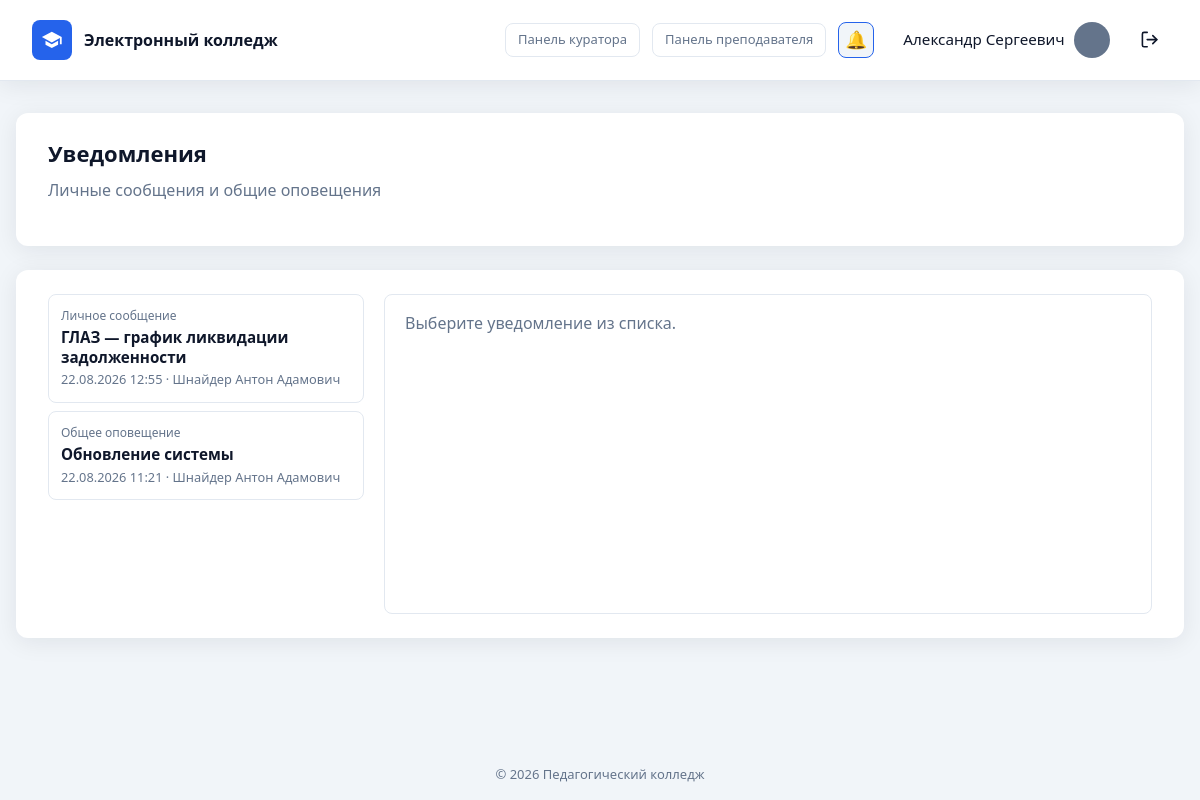
Before: /notifications.php (signed in) with the older database file.
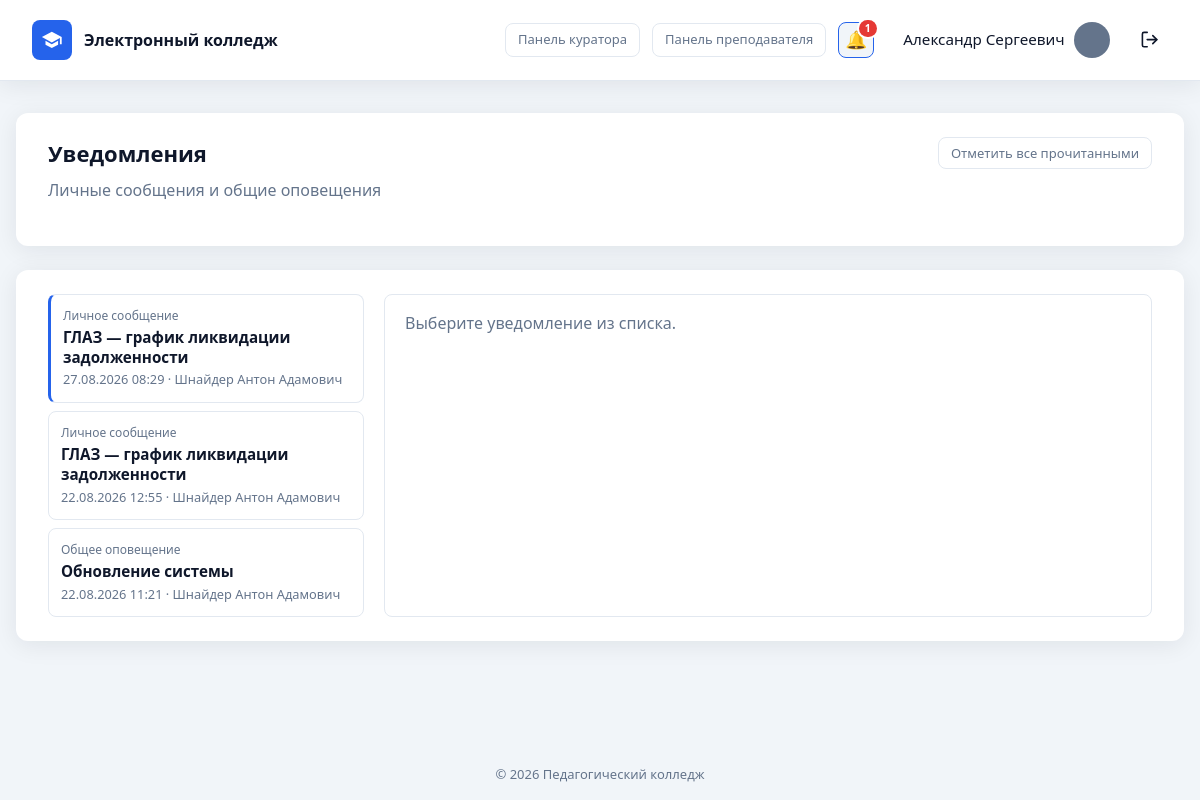
After: the same page with the newer database file.
### tables this page shows
CREATE TABLE `notification_reads` (
  `id` int UNSIGNED NOT NULL,
  `notification_id` int UNSIGNED NOT NULL,
  `user_id` int UNSIGNED NOT NULL,
  `read_at` datetime NOT NULL DEFAULT CURRENT_TIMESTAMP
);

CREATE TABLE `notifications` (
  `id` int UNSIGNED NOT NULL,
  `sender_id` int UNSIGNED DEFAULT NULL,
  `notification_type` enum('personal','announcement') NOT NULL,
  `title` varchar(255) NOT NULL,
  `body` text NOT NULL,
  `recipient_id` int UNSIGNED DEFAULT NULL,
  `created_at` datetime NOT NULL DEFAULT CURRENT_TIMESTAMP
);

CREATE TABLE `users` (
  `id` int UNSIGNED NOT NULL,
  `email` varchar(255) NOT NULL,
  `password_hash` varchar(255) NOT NULL,
  `password_plain` varchar(64) DEFAULT NULL,
  `full_name` varchar(255) NOT NULL,
  `phone` varchar(50) NOT NULL DEFAULT '',
  `position` varchar(255) NOT NULL DEFAULT '',
  `education` varchar(500) NOT NULL DEFAULT '',
  `additional_info` text,
  `avatar` varchar(255) NOT NULL DEFAULT 'icon:default',
  `role` enum('admin','teacher','student') NOT NULL DEFAULT 'teacher',
  `is_active` tinyint(1) NOT NULL DEFAULT '1',
  `created_at` datetime NOT NULL DEFAULT CURRENT_TIMESTAMP,
  `updated_at` datetime NOT NULL DEFAULT CURRENT_TIMESTAMP ON UPDATE CURRENT_TIMESTAMP
);

### includes/auth.php (called while the page is built, shortened)
<?php
require_once __DIR__ . '/db.php';
function e(?string $value): string
{
    return htmlspecialchars($value ?? '', ENT_QUOTES | ENT_SUBSTITUTE, 'UTF-8');
}
function app_base_path(): string
{
    $dir = dirname($_SERVER['SCRIPT_NAME'] ?? '');
    return rtrim(str_replace('\\', '/', $dir), '/') . '/';
}
function current_user(): ?array
{
    if (!array_key_exists('_current_user_cache', $GLOBALS)) {
        $stmt = db()->prepare(
            'SELECT id, email, full_name, role, is_active,
                    phone, position, education, additional_info, avatar
             FROM users WHERE id = ? LIMIT 1'
        );
        $stmt->execute([(int) $_SESSION['user_id']]);
    }
    return $GLOBALS['_current_user_cache'];
}
function is_logged_in(): bool
{
    return current_user() !== null;
}
function require_login(): void
{
    if (!is_logged_in()) {
        redirect_to('login.php');
    }
}

### includes/migrations.php (called while the page is built, shortened)
<?php
function ensure_user_roles_schema(PDO $pdo): void
{
    $done = true;
    $stmt = $pdo->query("SHOW TABLES LIKE 'user_roles'");
    if ($stmt->fetch()) {
        return;
    }
}
function ensure_organization_schema(PDO $pdo): void
{
    $done = true;
    $stmt = $pdo->query("SHOW TABLES LIKE 'organization'");
    if ($stmt->fetch()) {
        return;
    }
}
function run_migrations(PDO $pdo): void
{
    ensure_user_roles_schema($pdo);
    ensure_organization_schema($pdo);
    ensure_curriculum_schema($pdo);
    ensure_students_schema($pdo);
    ensure_gradebook_schema($pdo);
    ensure_attendance_schema($pdo);
    ensure_journal_schema($pdo);
    ensure_journal_brs_schema($pdo);
    ensure_ktp_schema($pdo);
}
function ensure_students_schema(PDO $pdo): void
{
    $done = true;
    $curatorCol = $pdo->query("SHOW COLUMNS FROM study_groups LIKE 'curator_id'")->fetch();
    $stmt = $pdo->query("SHOW TABLES LIKE 'students'");
    if ($stmt->fetch()) {
        return;
    }
}
function ensure_curriculum_schema(PDO $pdo): void
{
    $done = true;
    $stmt = $pdo->query("SHOW TABLES LIKE 'subjects'");
    if ($stmt->fetch()) {
        return;
    }
}
function ensure_gradebook_schema(PDO $pdo): void
{
    $done = true;
    $stmt = $pdo->query("SHOW TABLES LIKE 'app_settings'");
    $col = $pdo->query("SHOW COLUMNS FROM app_settings LIKE 'setting_value'")->fetch();
    $stmt = $pdo->query("SHOW TABLES LIKE 'grade_entries'");
    if ($stmt->fetch()) {
        return;
    }
}
function ensure_attendance_schema(PDO $pdo): void
{
    $done = true;
    $stmt = $pdo->query("SHOW TABLES LIKE 'attendance_reasons'");
    $stmt = $pdo->query("SHOW TABLES LIKE 'attendance_days'");
    if ($stmt->fetch()) {
        return;
    }
}
function ensure_journal_schema(PDO $pdo): void
{
    $done = true;
    $teacherCol = $pdo->query("SHOW COLUMNS FROM curriculum_items LIKE 'teacher_id'")->fetch();
    $stmt = $pdo->query("SHOW TABLES LIKE 'journal_lessons'");
    if ($stmt->fetch()) {
        return;
    }
}
function ensure_journal_brs_schema(PDO $pdo): void
{
    $done = true;
    $stmt = $pdo->query("SHOW TABLES LIKE 'journal_grades'");
    $markCol = $pdo->query("SHOW COLUMNS FROM journal_grades LIKE 'mark'")->fetch();
}
function ensure_ktp_schema(PDO $pdo): void
{
    $stmt = $pdo->query("SHOW TABLES LIKE 'ktp_topics'");
    $lessonTypeCol = $pdo->query("SHOW COLUMNS FROM ktp_topics LIKE 'lesson_type'")->fetch();
    if (!$lessonTypeCol) {
        $pdo->exec(
            "ALTER TABLE ktp_topics
             ADD lesson_type ENUM(
                'lecture', 'practice', 'independent',
                'diff_credit', 'credit', 'exam', 'control'
             ) NOT NULL DEFAULT 'lecture' AFTER title,
             ADD hours DECIMAL(4,1) NOT NULL DEFAULT 2.0 AFTER lesson_type"
        );
    } else {
        $typeDef = (string) ($lessonTypeCol['Type'] ?? '');
    }
    $stmt = $pdo->query("SHOW TABLES LIKE 'journal_lessons'");
    $topicCol = $pdo->query("SHOW COLUMNS FROM journal_lessons LIKE 'ktp_topic_id'")->fetch();
    $uniqueKey = $pdo->query("SHOW INDEX FROM journal_lessons WHERE Key_name = 'uq_journal_item_date'")->fetch();
}

### includes/db.php (called while the page is built, shortened)
<?php
function db(): PDO
{
    static $pdo = null;
    if ($pdo === null) {
        $config = require __DIR__ . '/../config/database.php';
        $dsn = sprintf(
            'mysql:host=%s;dbname=%s;charset=%s',
            $config['host'],
            $config['dbname'],
            $config['charset']
        );
        $pdo = new PDO($dsn, $config['username'], $config['password'], [
            PDO::ATTR_ERRMODE            => PDO::ERRMODE_EXCEPTION,
            PDO::ATTR_DEFAULT_FETCH_MODE => PDO::FETCH_ASSOC,
            PDO::ATTR_EMULATE_PREPARES   => false,
        ]);
        require_once __DIR__ . '/migrations.php';
        run_migrations($pdo);
    }
    return $pdo;
}

### includes/notifications.php (called while the page is built, shortened)
<?php
require_once __DIR__ . '/db.php';
require_once __DIR__ . '/auth.php';
function get_user_notifications(?int $userId = null): array
{
    $userId = $userId ?? (int) (current_user()['id'] ?? 0);
    $stmt = db()->prepare(
        "SELECT n.*, u.full_name AS sender_name,
                CASE WHEN nr.id IS NULL THEN 0 ELSE 1 END AS is_read,
                nr.read_at
         FROM notifications n
         LEFT JOIN users u ON u.id = n.sender_id
         LEFT JOIN notification_reads nr
            ON nr.notification_id = n.id AND nr.user_id = ?
         WHERE (n.notification_type = 'personal' AND n.recipient_id = ?)
            OR n.notification_type = 'announcement'
         ORDER BY n.created_at DESC, n.id DESC"
    );
    $stmt->execute([$userId, $userId]);
    return $stmt->fetchAll();
}

### notifications.php (the view, shortened to what the changed rows need)
<?php
require_once __DIR__ . '/includes/auth.php';
require_once __DIR__ . '/includes/notifications.php';
require_login();
$user = current_user();
$notifications = get_user_notifications((int) $user['id']);
$showHeader = true;
require __DIR__ . '/includes/header.php';
?>
<div class="dashboard dashboard--wide">
    <section class="panel">
        <div class="panel__header">
            <div>
                <h1>Уведомления</h1>
            </div>
            <?php if ($notifications !== [] && get_unread_notifications_count((int) $user['id']) > 0): ?>
            <form method="post" class="form-inline">
                <button type="submit" class="btn btn--ghost btn--sm">Отметить все прочитанными</button>
            </form>
            <?php endif; ?>
        </div>
    </section>
    <section class="panel">
        <?php if ($notifications === []): ?>
            <p class="text-muted">Уведомлений пока нет.</p>
        <?php else: ?>
            <div class="notifications-layout">
                <div class="notifications-list">
                    <?php foreach ($notifications as $row): ?>
                    <?php $isUnread = empty($row['is_read']); ?>
                    <a
                        href="notifications.php?id=<?= (int) $row['id'] ?>"
                        class="notifications-item<?= $isUnread ? ' notifications-item--unread' : '' ?><?= (int) $row['id'] === $selectedId ? ' notifications-item--active' : '' ?>"
                    >
                        <span class="notifications-item__type">
                            <?= e(notification_type_label((string) $row['notification_type'])) ?>
                        </span>
                        <strong class="notifications-item__title"><?= e($row['title']) ?></strong>
                        <span class="notifications-item__meta">
                            <?= e(format_date($row['created_at'])) ?>
                            <?php if (!empty($row['sender_name'])): ?>
                                · <?= e($row['sender_name']) ?>
                            <?php endif; ?>
                        </span>
                    </a>
                    <?php endforeach; ?>
                </div>
            </div>
        <?php endif; ?>
    </section>
</div>
<?php require __DIR__ . '/includes/footer.php'; ?>

### includes/header.php (shortened to what the changed rows need)
<!DOCTYPE html>
<html lang="ru">
<head>
    <?php $basePath = $basePath ?? ''; ?>
    <link rel="stylesheet" href="<?= e($basePath) ?>assets/css/style.css">
</head>
<body>
    <div class="page">
        <?php if (!empty($showHeader)): ?>
        <header class="header">
            <?php if (is_logged_in()): ?>
            <?php
            $headerUser = current_user();
            $appBase = app_base_path();
            require_once __DIR__ . '/notifications.php';
            $headerUnreadCount = get_unread_notifications_count((int) $headerUser['id']);
            ?>
            <nav class="header__nav">
                <a
                    href="<?= e($appBase) ?>notifications.php"
                    class="header__notify-btn<?= basename((string) ($_SERVER['SCRIPT_NAME'] ?? '')) === 'notifications.php' ? ' is-active' : '' ?>"
                    title="Уведомления"
                >
                    <span class="header__notify-icon" aria-hidden="true">🔔</span>
                    <?php if ($headerUnreadCount > 0): ?>
                    <span class="header__notify-badge"><?= $headerUnreadCount > 99 ? '99+' : (int) $headerUnreadCount ?></span>
                    <?php endif; ?>
                </a>
            </nav>
            <?php endif; ?>
        </header>
        <?php endif; ?>
        <main class="main">

Changed rows visible on the page:
added notifications: notification_type "Личное сообщение", title "ГЛАЗ — график ликвидации задолженности", created_at "27.08.2026 08:29", sender.full_name "Шнайдер Антон Адамович"
Other visible differences:
$headerUnreadCount: (not shown) → "1"
text now shown: "Отметить все прочитанными"
